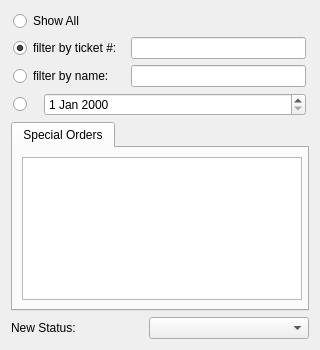
<?xml version="1.0" encoding="UTF-8"?>
<ui version="4.0">
 <class>soStatus</class>
 <widget class="QWidget" name="soStatus">
  <property name="geometry">
   <rect>
    <x>0</x>
    <y>0</y>
    <width>320</width>
    <height>350</height>
   </rect>
  </property>
  <property name="sizePolicy">
   <sizepolicy hsizetype="Expanding" vsizetype="Expanding">
    <horstretch>0</horstretch>
    <verstretch>0</verstretch>
   </sizepolicy>
  </property>
  <property name="minimumSize">
   <size>
    <width>320</width>
    <height>350</height>
   </size>
  </property>
  <property name="maximumSize">
   <size>
    <width>1700000</width>
    <height>1700000</height>
   </size>
  </property>
  <property name="windowTitle">
   <string>Special Order</string>
  </property>
  <layout class="QVBoxLayout" name="verticalLayout">
   <item>
    <layout class="QGridLayout" name="gridLayout">
     <item row="0" column="0">
      <widget class="QRadioButton" name="rbAll">
       <property name="sizePolicy">
        <sizepolicy hsizetype="Maximum" vsizetype="Fixed">
         <horstretch>0</horstretch>
         <verstretch>0</verstretch>
        </sizepolicy>
       </property>
       <property name="text">
        <string>Show All</string>
       </property>
       <property name="checked">
        <bool>false</bool>
       </property>
      </widget>
     </item>
     <item row="1" column="0">
      <widget class="QRadioButton" name="rbSaleId">
       <property name="sizePolicy">
        <sizepolicy hsizetype="Maximum" vsizetype="Fixed">
         <horstretch>0</horstretch>
         <verstretch>0</verstretch>
        </sizepolicy>
       </property>
       <property name="minimumSize">
        <size>
         <width>110</width>
         <height>0</height>
        </size>
       </property>
       <property name="maximumSize">
        <size>
         <width>200</width>
         <height>16777215</height>
        </size>
       </property>
       <property name="text">
        <string>filter by ticket #:</string>
       </property>
       <property name="checked">
        <bool>true</bool>
       </property>
      </widget>
     </item>
     <item row="1" column="1">
      <widget class="QLineEdit" name="editSaleId">
       <property name="sizePolicy">
        <sizepolicy hsizetype="Maximum" vsizetype="Fixed">
         <horstretch>0</horstretch>
         <verstretch>0</verstretch>
        </sizepolicy>
       </property>
       <property name="minimumSize">
        <size>
         <width>150</width>
         <height>0</height>
        </size>
       </property>
       <property name="maximumSize">
        <size>
         <width>175</width>
         <height>16777215</height>
        </size>
       </property>
      </widget>
     </item>
     <item row="2" column="0">
      <widget class="QRadioButton" name="rbName">
       <property name="sizePolicy">
        <sizepolicy hsizetype="Maximum" vsizetype="Fixed">
         <horstretch>0</horstretch>
         <verstretch>0</verstretch>
        </sizepolicy>
       </property>
       <property name="minimumSize">
        <size>
         <width>110</width>
         <height>0</height>
        </size>
       </property>
       <property name="maximumSize">
        <size>
         <width>200</width>
         <height>16777215</height>
        </size>
       </property>
       <property name="text">
        <string>filter by name:</string>
       </property>
      </widget>
     </item>
     <item row="2" column="1">
      <widget class="QLineEdit" name="editName">
       <property name="sizePolicy">
        <sizepolicy hsizetype="Maximum" vsizetype="Fixed">
         <horstretch>0</horstretch>
         <verstretch>0</verstretch>
        </sizepolicy>
       </property>
       <property name="minimumSize">
        <size>
         <width>150</width>
         <height>0</height>
        </size>
       </property>
       <property name="maximumSize">
        <size>
         <width>175</width>
         <height>16777215</height>
        </size>
       </property>
      </widget>
     </item>
     <item row="3" column="0" colspan="2">
      <layout class="QHBoxLayout" name="horizontalLayout">
       <item>
        <widget class="QRadioButton" name="rbDate">
         <property name="maximumSize">
          <size>
           <width>25</width>
           <height>16777215</height>
          </size>
         </property>
         <property name="text">
          <string/>
         </property>
        </widget>
       </item>
       <item>
        <widget class="QDateEdit" name="datePicker"/>
       </item>
      </layout>
     </item>
    </layout>
   </item>
   <item>
    <widget class="QTabWidget" name="tabWidget">
     <property name="currentIndex">
      <number>0</number>
     </property>
     <widget class="QWidget" name="tab">
      <attribute name="title">
       <string>Special Orders</string>
      </attribute>
      <layout class="QVBoxLayout" name="verticalLayout_2">
       <item>
        <widget class="QTableView" name="tableWidget">
         <property name="minimumSize">
          <size>
           <width>280</width>
           <height>0</height>
          </size>
         </property>
         <property name="editTriggers">
          <set>QAbstractItemView::NoEditTriggers</set>
         </property>
         <property name="selectionMode">
          <enum>QAbstractItemView::SingleSelection</enum>
         </property>
         <property name="selectionBehavior">
          <enum>QAbstractItemView::SelectRows</enum>
         </property>
         <property name="sortingEnabled">
          <bool>true</bool>
         </property>
         <property name="cornerButtonEnabled">
          <bool>false</bool>
         </property>
        </widget>
       </item>
      </layout>
     </widget>
    </widget>
   </item>
   <item>
    <layout class="QHBoxLayout" name="horizontalLayout_2">
     <item>
      <widget class="QLabel" name="lblNewStatus">
       <property name="text">
        <string>New Status:</string>
       </property>
      </widget>
     </item>
     <item>
      <widget class="QComboBox" name="statusCombo">
       <property name="minimumSize">
        <size>
         <width>160</width>
         <height>0</height>
        </size>
       </property>
      </widget>
     </item>
    </layout>
   </item>
  </layout>
 </widget>
 <customwidgets>
 </customwidgets>
 <tabstops>
  <tabstop>editSaleId</tabstop>
  <tabstop>rbAll</tabstop>
  <tabstop>rbSaleId</tabstop>
  <tabstop>rbName</tabstop>
  <tabstop>editName</tabstop>
  <tabstop>rbDate</tabstop>
  <tabstop>tabWidget</tabstop>
  <tabstop>tableWidget</tabstop>
 </tabstops>
 <resources/>
 <connections/>
</ui>
